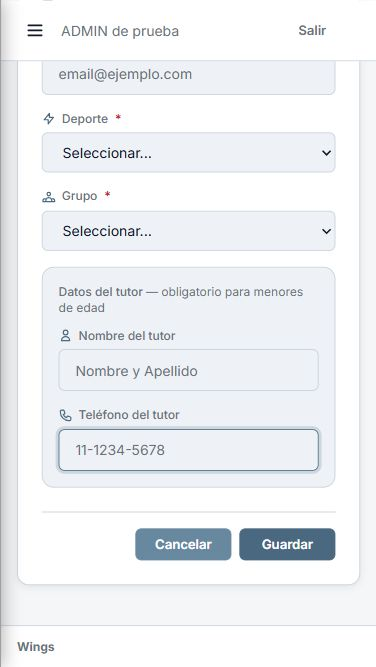
#> input picture docs/06-pruebas/PRU-02/evidencia/a14-a27-a53/capturas/admin-alumno-error-abajo-antes-375.jpg, 376 x 667 px; its folder holds only this picture in this run
$ python revisar-imagenes.py
#> lines starting #> are read from the running program, lines starting #| are printed output that depends on the picture
from pathlib import Path
from PIL import Image, ImageDraw, ImageChops, ImageStat
import json

root = Path(__file__).parent
files = sorted((root / 'capturas').glob('*.jpg'))
checks = []
for file in files:
    with Image.open(file) as im:
#> im is the input picture: PIL image 376x667 RGB; mean R, G, B 238, 240.5, 243.4
        im.load()
        checks.append({'file': file.name, 'size': im.size, 'extrema': im.getextrema()})
(root / 'integridad-imagenes.json').write_text(json.dumps(checks, ensure_ascii=False, indent=2), encoding='utf-8')

for phase in ('antes', 'despues'):
    for size in ('375', 'desktop'):
        batch = [file for file in files if f'-{phase}-{size}' in file.name]
        w, h = (300, 575) if size == '375' else (600, 475)
        for start in range(0, len(batch), 8):
            sheet = Image.new('RGB', (w * 2, h * 4), 'white')
#> sheet: PIL image 600x2300 RGB; every value is 255
            draw = ImageDraw.Draw(sheet)
            for i, file in enumerate(batch[start:start+8]):
                x, y = (i % 2) * w, (i // 2) * h
                draw.text((x+3, y+3), file.name.replace(f'-{phase}-', '\n'), fill='black')
                with Image.open(file) as im:
                    im.thumbnail((w-6, h-35))
#> im: PIL image 294x522 RGB
                    sheet.paste(im, (x+3, y+35))
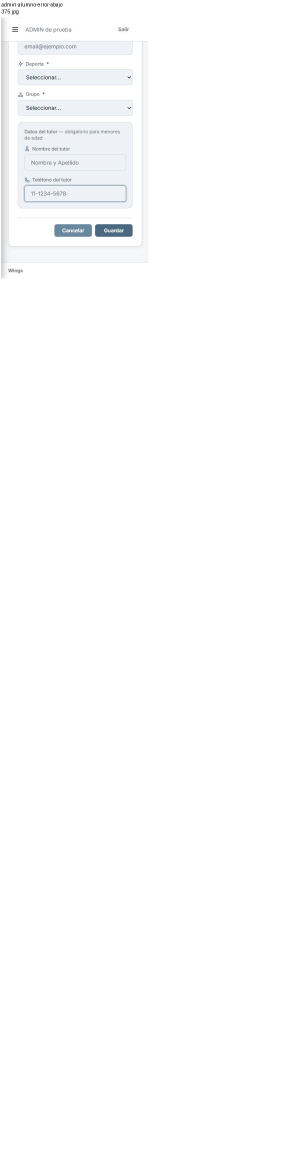
#> sheet: PIL image 600x2300 RGB (shown at 1/2 size); mean R, G, B 253, 253.3, 253.6
            sheet.save(root / f'contacto-{phase}-{size}-{start//8+1}.jpg', quality=94)

diffs = []
for before in (root / 'capturas').glob('*-antes-desktop.jpg'):
    after = before.with_name(before.name.replace('-antes-', '-despues-'))
    if not after.exists(): continue
    with Image.open(before) as a, Image.open(after) as b:
        if a.size == b.size:
            delta = ImageChops.difference(a, b)
            diffs.append({'before':before.name, 'after':after.name, 'box':delta.getbbox(), 'mean':ImageStat.Stat(delta).mean})
        else:
            diffs.append({'before':before.name, 'after':after.name, 'sizes':[a.size,b.size]})
(root / 'comparacion-desktop.json').write_text(json.dumps(diffs, indent=2), encoding='utf-8')
print(f'{len(checks)} imágenes leídas completas; {len(diffs)} pares de escritorio')
#| 1 imágenes leídas completas; 0 pares de escritorio
